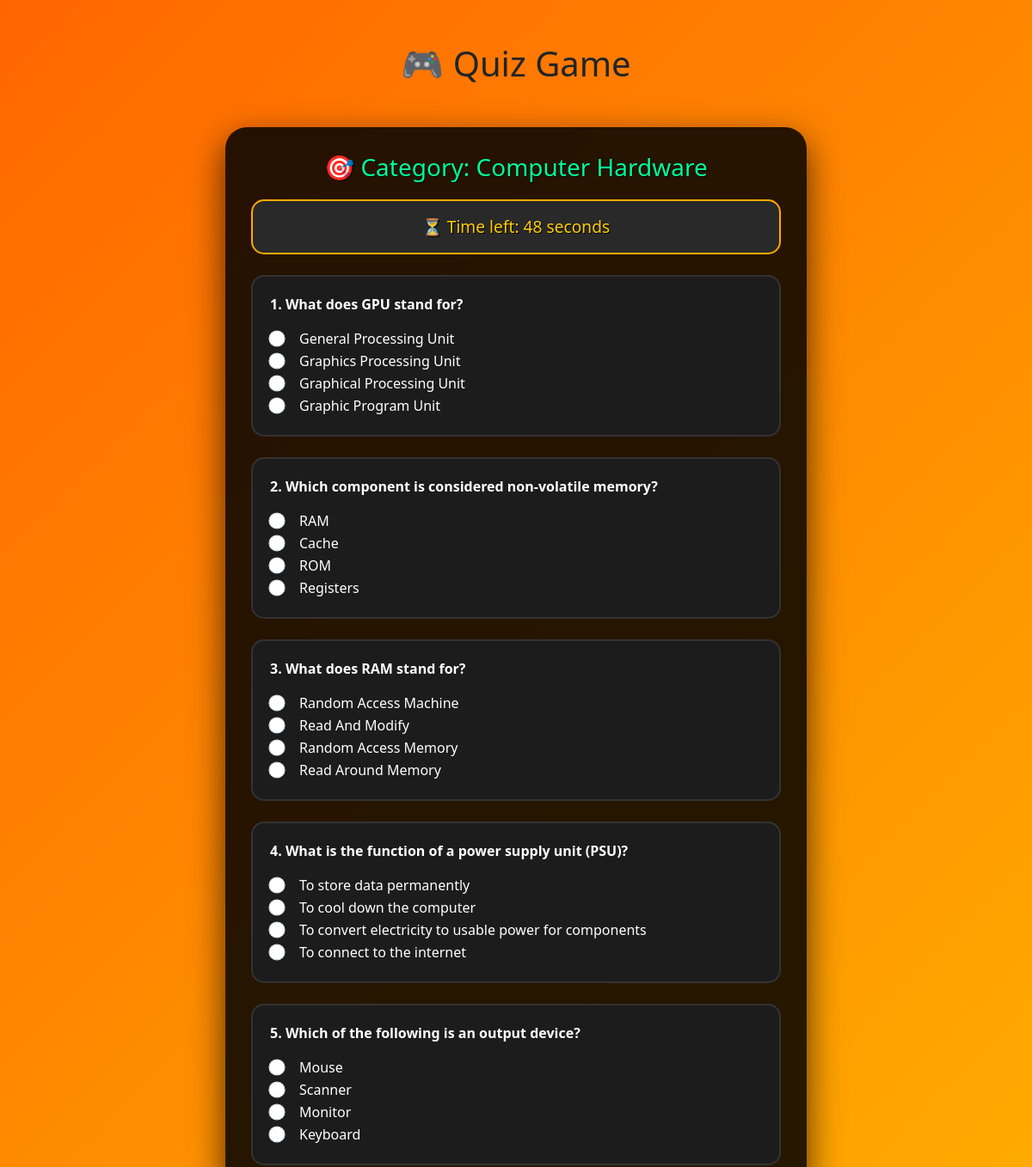
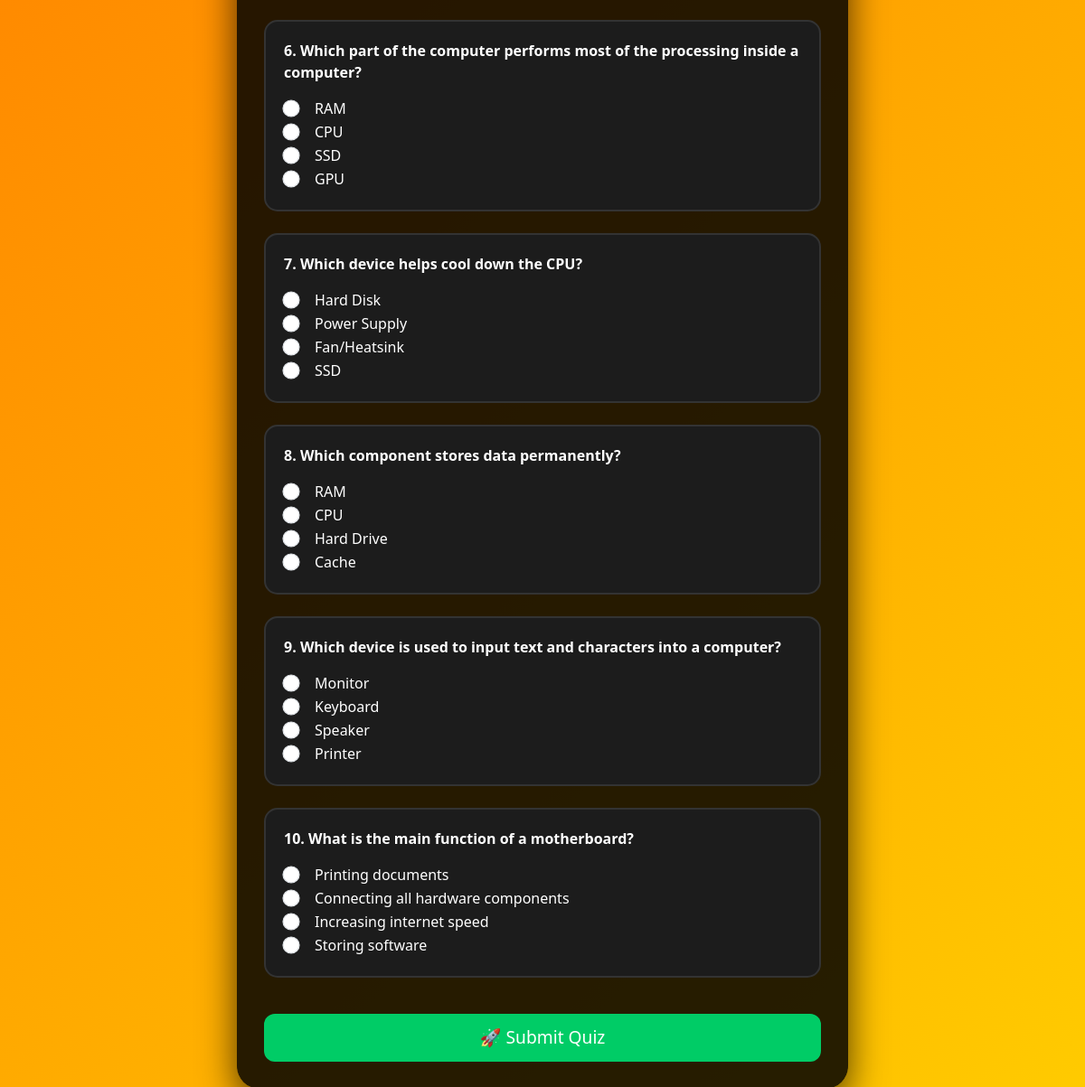
/quiz/Computer Hardware (signed in), run on the app's committed database (2 pictures, top to bottom).
### main.py (models this page shows)
class Question(db.Model):
    id = db.Column(db.Integer, primary_key=True)
    question = db.Column(db.String(255), nullable=False)
    option1 = db.Column(db.String(100), nullable=False)
    option2 = db.Column(db.String(100), nullable=False)
    option3 = db.Column(db.String(100), nullable=False)
    option4 = db.Column(db.String(100), nullable=False)
    answer = db.Column(db.String(100), nullable=False)
    category = db.Column(db.String(100), nullable=False)

### main.py (the view, shortened to what this page needs)
@app.route('/quiz/<category>', methods=['GET', 'POST'])
@login_required
def quiz(category):
    questions = Question.query.filter_by(category=category).all()
    random.shuffle(questions)
    return render_template('quiz.html', questions=questions, category=category)

### main.py (called while the page is built)
@login_manager.user_loader
def load_user(user_id):
    return User.query.get(int(user_id))

### templates/quiz.html (shortened to what this page needs)
{% extends "base.html" %}
{% block content %}
<!DOCTYPE html>
<html lang="en">
<head>
</head>
<body>
  <form id="quiz-form" method="post">
    <div class="quiz-card">
      <h3 class="text-center">🎯 Category: {{ category }}</h3>
      <div class="alert alert-info text-center mb-4">
        ⏳ Time left: <span id="timer">50</span> seconds
      </div>
      {% for q in questions %}
      <div class="mb-4 question-block">
        <p><strong>{{ loop.index }}. {{ q.question }}</strong></p>
        <div class="form-check">
          <input class="form-check-input" type="radio" name="{{ q.id }}" value="{{ q.option1 }}" required>
          <label class="form-check-label">{{ q.option1 }}</label>
        </div>
        <div class="form-check">
          <input class="form-check-input" type="radio" name="{{ q.id }}" value="{{ q.option2 }}">
          <label class="form-check-label">{{ q.option2 }}</label>
        </div>
        <div class="form-check">
          <input class="form-check-input" type="radio" name="{{ q.id }}" value="{{ q.option3 }}">
          <label class="form-check-label">{{ q.option3 }}</label>
        </div>
        <div class="form-check">
          <input class="form-check-input" type="radio" name="{{ q.id }}" value="{{ q.option4 }}">
          <label class="form-check-label">{{ q.option4 }}</label>
        </div>
      </div>
      {% endfor %}
      <button type="submit" class="btn btn-success w-100 mt-3">🚀 Submit Quiz</button>
    </div>
  </form>
</body>
</html>
{% endblock %}

### templates/base.html (style rules this page uses)
body { padding-top: 50px; background: #f8f9fa; }

### templates/quiz.html (style rules this page uses)
body { background: linear-gradient(135deg, #ff6600, #ffcc00, #00ccff, #ff66cc); background-size: 300% 300%; animation: bgAnim 10s ease infinite; font-family: 'Segoe UI', sans-serif; }
.quiz-card { background: rgba(0, 0, 0, 0.85); padding: 30px; border-radius: 25px; box-shadow: 0 15px 40px rgba(0, 0, 0, 0.7); color: #fff; max-width: 850px; margin: 50px auto; }
.quiz-card h3 { color: #00ff99; text-shadow: 1px 1px #000; margin-bottom: 20px; }
.question-block { background-color: #1c1c1c; border: 2px solid #333; padding: 20px; margin-bottom: 20px; border-radius: 15px; transition: transform 0.2s; }
.form-check-label { margin-left: 10px; font-size: 1rem; }
.btn-success { background-color: #00cc66; border: none; font-size: 1.2rem; padding: 12px; border-radius: 12px; transition: 0.3s ease-in-out; }
.alert-info { background-color: #292929; color: #ffcc00; font-size: 1.2rem; border-radius: 15px; border: 2px solid #ffaa00; text-shadow: 1px 1px #000; }
input[type="radio"] { transform: scale(1.2); accent-color: #00ccff; }

### data on the page
Question: question "What does GPU stand for?", option1 "General Processing Unit", option2 "Graphics Processing Unit", option3 "Graphical Processing Unit", option4 "Graphic Program Unit"
Question: question "Which component is considered non-volatile memory?", option1 "RAM", option2 "Cache", option3 "ROM", option4 "Registers"
Question: question "What does RAM stand for?", option1 "Random Access Machine", option2 "Read And Modify", option3 "Random Access Memory", option4 "Read Around Memory"
Question: question "What is the function of a power supply unit (PSU)?", option1 "To store data permanently", option2 "To cool down the computer", option3 "To convert electricity to usable power for components", option4 "To connect to the internet"
Question: question "Which of the following is an output device?", option1 "Mouse", option2 "Scanner", option3 "Monitor", option4 "Keyboard"
Question: question "Which part of the computer performs most of the processing inside a computer?", option1 "RAM", option2 "CPU", option3 "SSD", option4 "GPU"
Question: question "Which device helps cool down the CPU?", option1 "Hard Disk", option2 "Power Supply", option3 "Fan/Heatsink", option4 "SSD"
Question: question "Which component stores data permanently?", option1 "RAM", option2 "CPU", option3 "Hard Drive", option4 "Cache"
Question: question "Which device is used to input text and characters into a computer?", option1 "Monitor", option2 "Keyboard", option3 "Speaker", option4 "Printer"
Question: question "What is the main function of a motherboard?", option1 "Printing documents", option2 "Connecting all hardware components", option3 "Increasing internet speed", option4 "Storing software"

### other printed values
{{ category }} "Computer Hardware"
